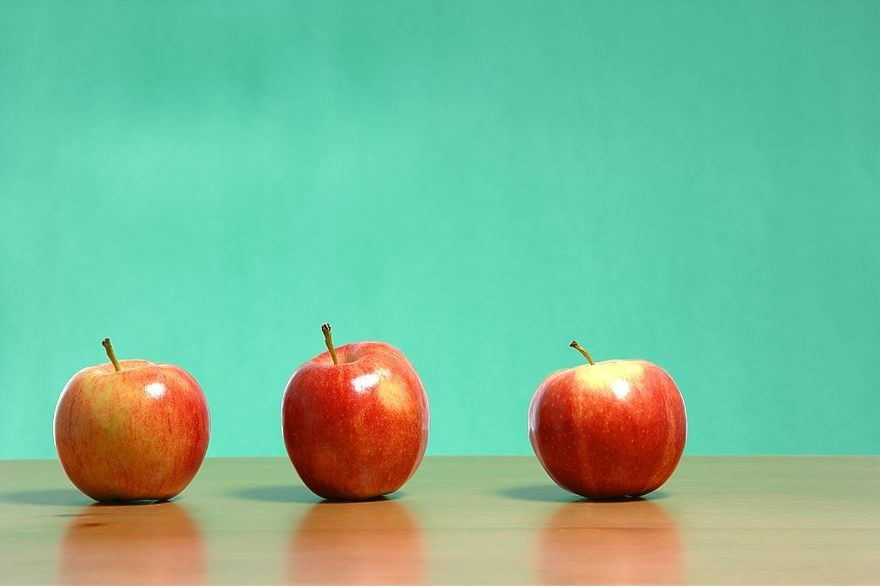
#> input picture chapter06/apple.jpg, 880 x 586 px
$ python 01_Binarization.py
#> lines starting #> are read from the running program, lines starting #| are printed output that depends on the picture; after the words box and inside, x2 and y2 are one past the last pixel; in counts of white or black regions, pixels touching at a corner belong together
import cv2

img_color = cv2.imread('apple.jpg', cv2.IMREAD_COLOR)
#> img_color is the input picture: shape (586, 880, 3); mean B, G, R 151.2, 186.1, 121.3

cv2.imshow("apple", img_color)
cv2.waitKey(0)

img_gray = cv2.cvtColor(img_color,cv2.COLOR_BGR2GRAY)
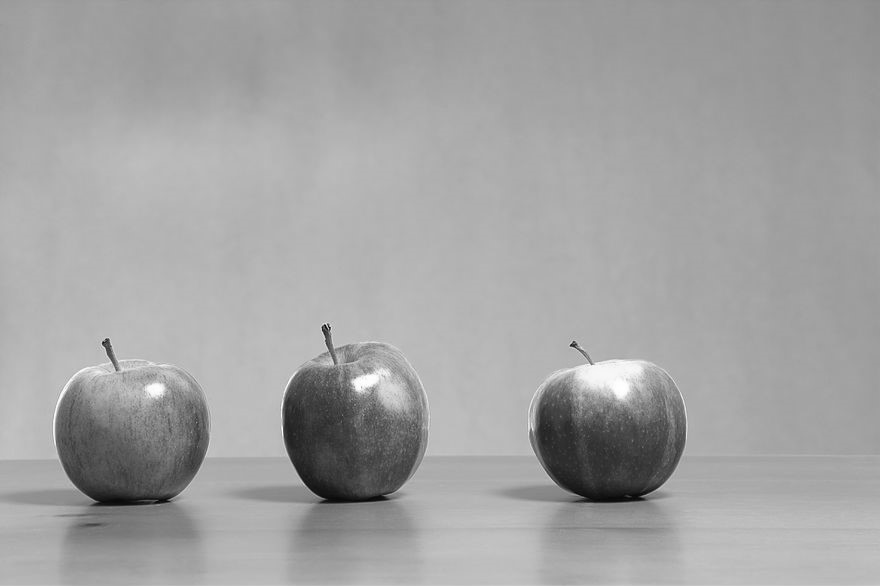
#> img_gray: shape (586, 880); min 3, max 255, mean 162.8
cv2.imshow("blackapple",img_gray)
cv2.waitKey(0)

ret, img_binary = cv2.threshold(img_gray, 120, 255, cv2.THRESH_BINARY)
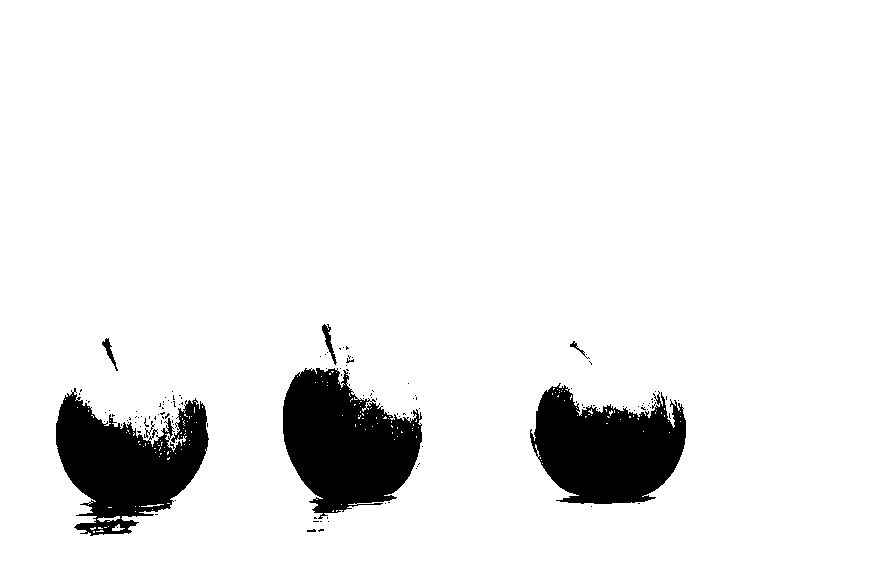
#> img_binary: shape (586, 880); 92.3% white; 131 black regions (123 under 20 px), largest, box (x1, y1, x2, y2) and area: (283, 368, 422, 519) 13685, (530, 383, 686, 504) 12819, (56, 388, 209, 536) 12581
# threshold(이진화할 대상 이미지(그레이 스케일이여야함), threshold
# THRESH_BINARY인 경우 threshold를 초과하는 값을 3번째 아규먼트 값으로 표현
cv2.imshow("Binary", img_binary)
cv2.waitKey(0)

cv2.destroyAllWindows()


##### 트랙 바 사용하기 #####

def nothing(x):
    pass

cv2.namedWindow('Binary')
cv2.createTrackbar('threshold', 'Binary', 0, 255, nothing)
cv2.setTrackbarPos('threshold', 'Binary', 127)

img_color = cv2.imread('apple.jpg', cv2.IMREAD_COLOR)
img_gray = cv2.cvtColor(img_color,cv2.COLOR_BGR2GRAY)

while(True):
    low = cv2.getTrackbarPos('threshold', 'Binary')
    ret, img_binary = cv2.threshold(img_gray, low, 255, cv2.THRESH_BINARY)
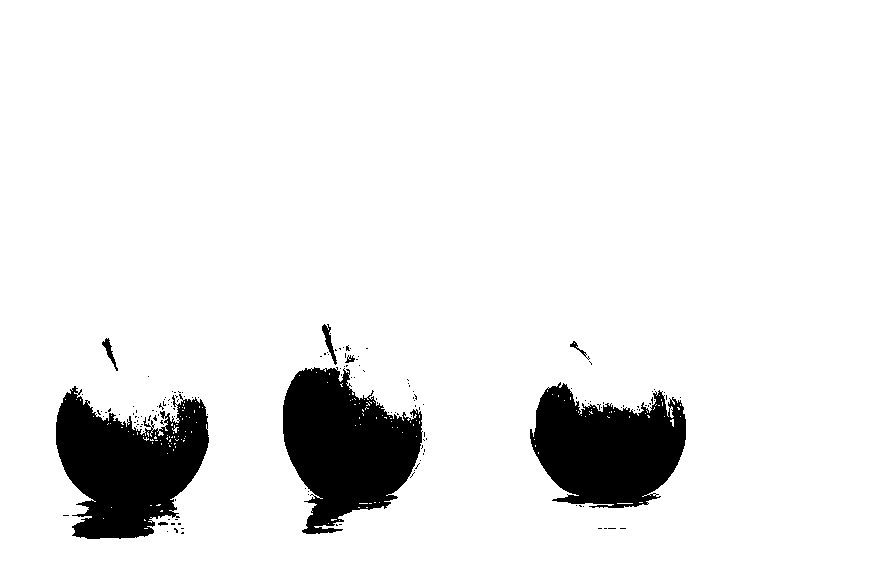
#> img_binary: shape (586, 880); 91.5% white; 152 black regions (144 under 20 px), largest, box (x1, y1, x2, y2) and area: (283, 367, 423, 534) 14848, (56, 386, 209, 539) 14730, (530, 382, 686, 508) 13523
#> ret = 127

    cv2.imshow("Binary", img_binary)
    if cv2.waitKey(1)&0xFF == 27:
#> (key Esc is pressed here)
        break

cv2.destroyAllWindows()

##### Binarization #####

def nothing(x):
    pass

cv2.namedWindow('Binary')
cv2.createTrackbar('threshold', 'Binary', 0, 255, nothing)
cv2.setTrackbarPos('threshold', 'Binary', 107)
#사물만 보이는 값 찾기(107)

img_color = cv2.imread('apple.jpg', cv2.IMREAD_COLOR)
img_gray = cv2.cvtColor(img_color,cv2.COLOR_BGR2GRAY)

while(True):
    low = cv2.getTrackbarPos('threshold', 'Binary')
    ret, img_binary = cv2.threshold(img_gray, low, 255, cv2.THRESH_BINARY_INV)
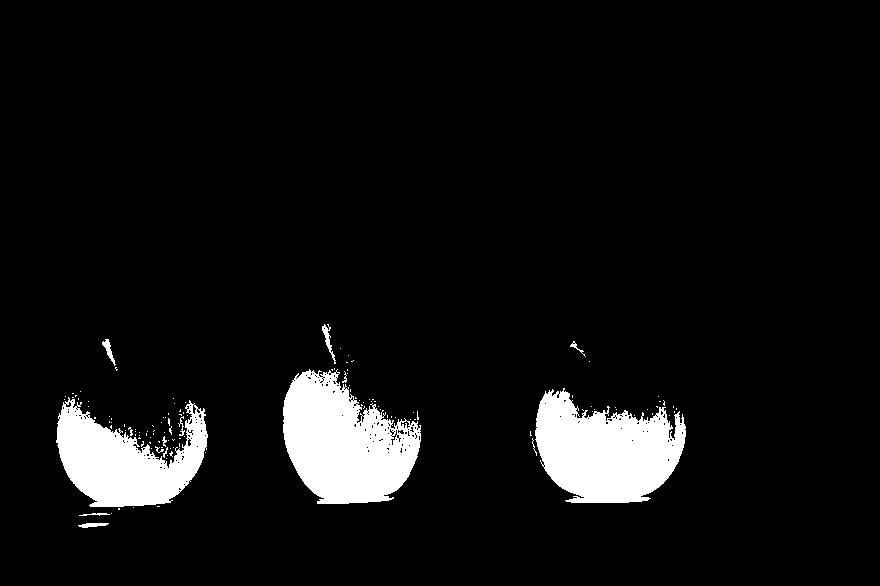
#> img_binary: shape (586, 880); 6.7% white; 127 white regions (112 under 20 px), largest, box (x1, y1, x2, y2) and area: (283, 369, 421, 504) 12460, (535, 388, 686, 503) 11752, (56, 397, 208, 507) 9375
#> ret = 107

    cv2.imshow("Binary", img_binary)
    img_result = cv2.bitwise_and(img_color, img_color, mask = img_binary)
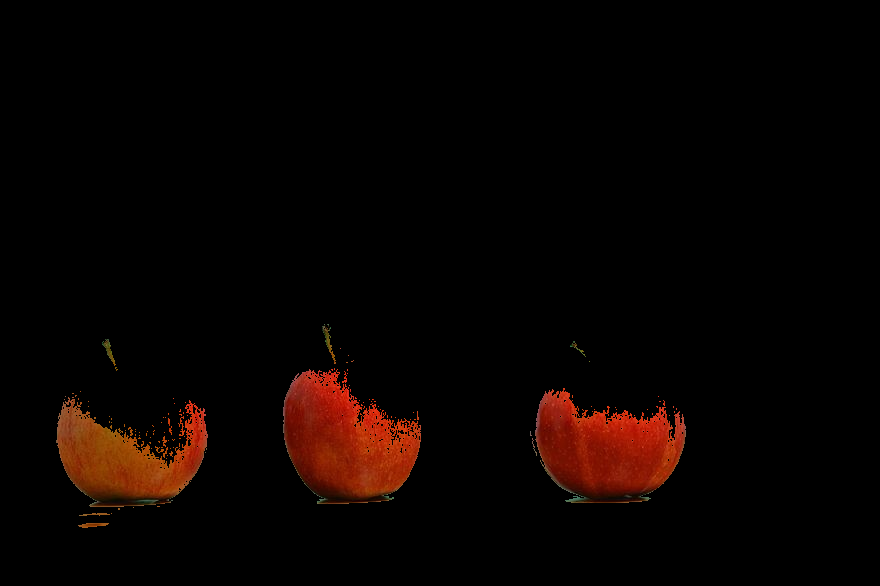
#> img_result: shape (586, 880, 3); mean B, G, R 0.7, 2.8, 9.7
    cv2.imshow('Result', img_result)
    if cv2.waitKey(1)&0xFF == 27:
#> (key Esc is pressed here)
        break

cv2.destroyAllWindows()
